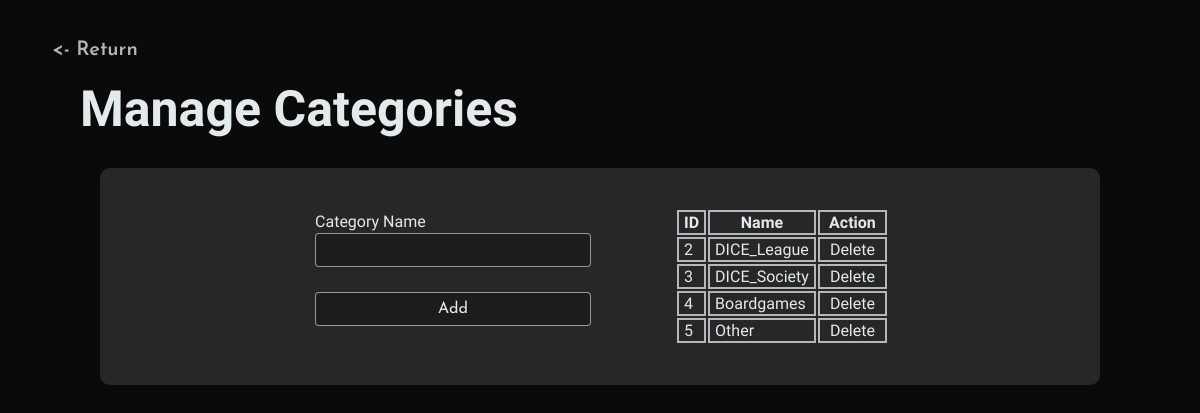
The page /DICE/admin-categories.php (signed in) on the database its author committed.
### tables this page shows
CREATE TABLE `categories` (
  `ECat_ID` int(11) NOT NULL,
  `ECat_Name` varchar(100) DEFAULT NULL
);

### DICE/admin-categories.php (the view, shortened to what this page needs)
<?php
include 'Base.php';
?>
<html>
<head>
    <link rel="stylesheet" href="admin.css">
</head>
<body>
    <a class="returning" href="admin-dashboard.php"><- Return</a>
    <section class="admin-decore">
        <h1>Manage Categories</h1>
        <div class="admin-container side-by-side">
            <form method="POST" class="form-deco" style="width: 30%;">
                Category Name
                <input type="text" name="name" required>
                <button type="submit" name="add">Add</button>
            </form>
            <br><br>
            <table border="1" class="table-color table-deco">
                <tr>
                    <th>ID</th>
                    <th>Name</th>
                    <th>Action</th>
                </tr>
                <?php
                $result = mysqli_query($connect, "SELECT * FROM categories");
                while ($row = mysqli_fetch_assoc($result)) {
                ?>
                    <tr>
                        <td><?php echo $row['ECat_ID']; ?></td>
                        <td><?php echo $row['ECat_Name']; ?></td>
                        <td>
                            <a href="?delete=<?php echo $row['ECat_ID']; ?>"
                               onclick="return confirm('Are you sure you want to delete this category?');">
                               Delete
                            </a>
                        </td>
                    </tr>
                <?php } ?>
            </table>
        </div>
    </section>
</body>
</html>

### DICE/admin.css (style rules this page uses)
* { background-color: #0a0a0a; color: #E4E9EC; font-family: "Texturina"; scroll-behavior: smooth; scrollbar-color: #272727 #0a0a0a; }
body { margin: 40px; }
body h1 { color: #E4E9EC; font-size: 50px; font-weight: 700; margin: 20px 0 30px 0; }
.returning { text-decoration: none; padding: 12px; border: none; color: #B4B6B9; font-size: 20px; font-family: "Josefin Sans"; font-weight: 600; }
.admin-decore { margin: 0; margin: 0 40px; }
.table-color tr, td, th { background-color: #272727 !important; border: 2px solid #B4B6B9; }
.side-by-side { display: flex; flex-direction: row; gap: 40px; justify-content: center; }

### rows shown on the page
categories: ECat_ID "2", ECat_Name "DICE_League"
categories: ECat_ID "3", ECat_Name "DICE_Society"
categories: ECat_ID "4", ECat_Name "Boardgames"
categories: ECat_ID "5", ECat_Name "Other"
